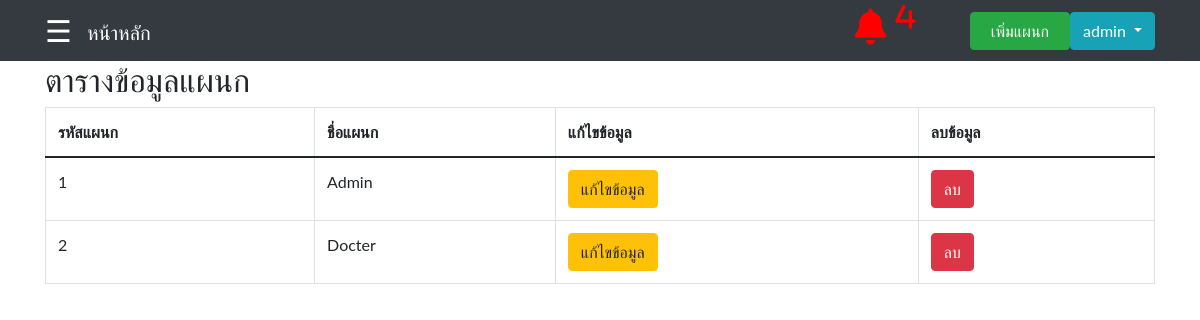
Page /Departmentshow.php (signed in) on the earlier database version.
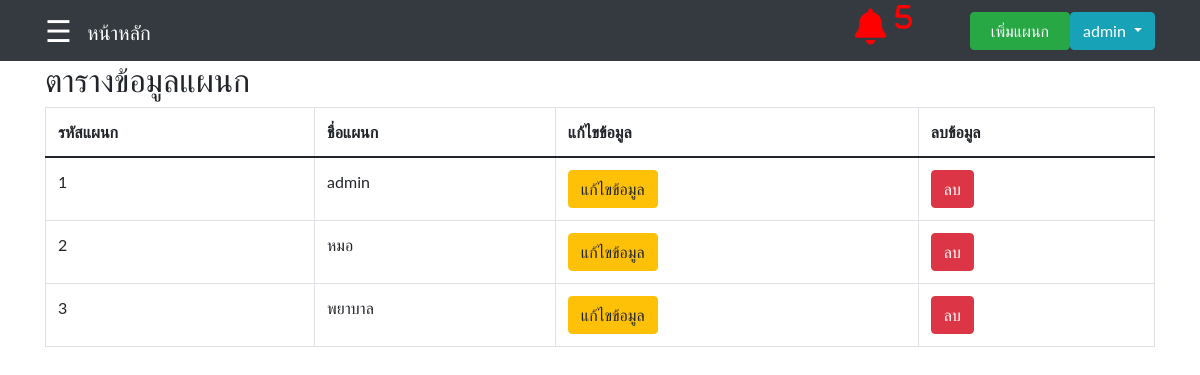
Same page on the later database version.
### tables this page shows
CREATE TABLE `tbl_department` (
  `DepartId` int(11) NOT NULL,
  `DepartName` varchar(255) DEFAULT NULL
);

### Departmentshow.php (the view, shortened to what this page needs)
<?php
     include('Connect.php');
    $sql = "SELECT * FROM tbl_med WHERE MedTotal <= MedPoint";
    $result1 = $conn->query($sql);
    $med = array();
        while($row = $result1->fetch_assoc())
        {
            $med[] = $row;
        }
        $Alert = 0;
?>
<!DOCTYPE html>
<html lang="en">
<head>
    <link rel="stylesheet" type="text/css" href="https://cdnjs.cloudflare.com/ajax/libs/sweetalert/1.1.3/sweetalert.min.css">
    <nav class="navbar navbar-expand-sm navbar-dark bg-dark">
            <div class="container">
                <div style='margin-right: 15px'>
                    <?php
                    include('slidebar.php');
                    ?>
                <div>
                  <a href="main.php" class="navbar-brand">หน้าหลัก</a>
                  <a herf="main.php"><i class="fa fa-bell" data-toggle="modal" data-target="#centralModalLg" style ="font-size: 36px; color:
                       <?php
                        if((count($med)+$Alert) > 0)
                            {
                                echo "red";
                            }
                        else
                            {
                                echo "white";
                            }
                        ?>
                        ; margin-left: 19em;" aria-hidden="true">
                        <?php
                            if((count($med)+$Alert) > 0)
                                {
                                    echo "<sup>".(count($med)+$Alert)."</sup>";
                                }
                        ?>
                        </i>
                    </a>
                </div>
                <div id="navbar1" class="collapse navbar-collapse" style='justify-content: end;'>
                    <div class="dropdown">
                        <div id="navbar1" class="collapse navbar-collapse">
                            <ul class="navbar-nav ms-auto">
                            <li class="nav-item">
                                    <td><a href="Departmentadd.php" class ="btn btn-success" style ="width: 100px;">เพิ่มแผนก</a></td>
                                </li>
                                <button class="btn btn-info  dropdown-toggle" type="button" id="dropdownMenuButton" data-toggle="dropdown" aria-haspopup="true" aria-expanded="false"
                                ><?php echo $_SESSION['StaffName'] ?>
                                </button>
                            </ul>
                        </div>
                    </div>
                </div>
</head>
<body>
    <div class="container-sm">
    <h2>ตารางข้อมูลแผนก</h2>
        <table class="table table-bordered">
            <thead>
                <tr>
                    <th>รหัสแผนก</th>
                    <th>ชื่อแผนก</th>
                    <th>แก้ไขข้อมูล</th>
                    <th>ลบข้อมูล</th>
                </tr>
            </thead>
            <tbody>
                <?php
                        $sql = 'SELECT * FROM tbl_department';
                        $result = $conn->query($sql);
                        $data = array();
                        while($row = $result->fetch_assoc()) {
                            $data[] = $row;
                        }
                        foreach($data as $key => $depart){
                ?>
                    <tr>
                        <td><?php echo $depart["DepartId"]; ?></td>
                        <td><?php echo $depart["DepartName"]; ?></td>
                        <td><a href="Departmentedit.php?update_id=<?php echo $depart["DepartId"];?>" class="btn btn-warning">แก้ไขข้อมูล</a></td>
                        <form action = "Departmentshow.php" method = "POST">
                            <td><button class ="btn btn-danger" type = "submit" name = "delete" onclick ="deleteFunction(`<?php echo $depart['DepartId']; ?>`)">ลบ</button></td>
                        </form>
                    </tr>
                    <?php } ?>
            </tbody>
        </table>
    </div>
</body>
</html>

Differences in the rows shown:
changed tbl_department id 1: DepartName "Admin" → "admin"
changed tbl_department id 2: DepartName "Docter" → "หมอ"
added tbl_department: DepartId "3", DepartName "พยาบาล"
Other differences:
count($med)+$Alert: "4" → "5"
